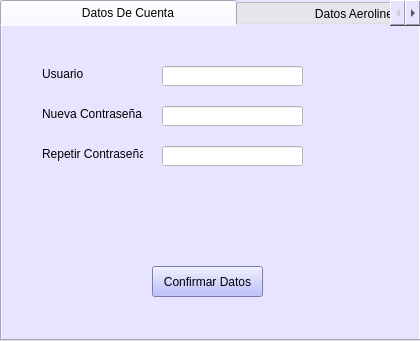
<?xml version="1.0" encoding="UTF-8"?>
<ui version="4.0">
 <class>Form</class>
 <widget class="QWidget" name="Form">
  <property name="geometry">
   <rect>
    <x>0</x>
    <y>0</y>
    <width>420</width>
    <height>341</height>
   </rect>
  </property>
  <property name="windowTitle">
   <string>AeroCamp</string>
  </property>
  <widget class="QTabWidget" name="tabWidget">
   <property name="geometry">
    <rect>
     <x>0</x>
     <y>0</y>
     <width>421</width>
     <height>341</height>
    </rect>
   </property>
   <property name="styleSheet">
    <string notr="true">background-color: rgb(232, 228, 255);</string>
   </property>
   <property name="currentIndex">
    <number>0</number>
   </property>
   <widget class="QWidget" name="tab">
    <attribute name="title">
     <string>                     Datos De Cuenta               </string>
    </attribute>
    <widget class="QLabel" name="label">
     <property name="geometry">
      <rect>
       <x>40</x>
       <y>40</y>
       <width>51</width>
       <height>16</height>
      </rect>
     </property>
     <property name="text">
      <string>Usuario</string>
     </property>
    </widget>
    <widget class="QLabel" name="label_2">
     <property name="geometry">
      <rect>
       <x>40</x>
       <y>80</y>
       <width>101</width>
       <height>16</height>
      </rect>
     </property>
     <property name="text">
      <string>Nueva Contraseña</string>
     </property>
    </widget>
    <widget class="QLabel" name="label_3">
     <property name="geometry">
      <rect>
       <x>40</x>
       <y>120</y>
       <width>101</width>
       <height>16</height>
      </rect>
     </property>
     <property name="text">
      <string>Repetir Contraseña</string>
     </property>
    </widget>
    <widget class="QLineEdit" name="lineEdit">
     <property name="enabled">
      <bool>false</bool>
     </property>
     <property name="geometry">
      <rect>
       <x>160</x>
       <y>40</y>
       <width>141</width>
       <height>20</height>
      </rect>
     </property>
     <property name="styleSheet">
      <string notr="true">background-color: rgb(255, 255, 255);</string>
     </property>
     <property name="frame">
      <bool>true</bool>
     </property>
     <property name="readOnly">
      <bool>false</bool>
     </property>
    </widget>
    <widget class="QLineEdit" name="lineEdit_2">
     <property name="geometry">
      <rect>
       <x>160</x>
       <y>80</y>
       <width>141</width>
       <height>20</height>
      </rect>
     </property>
     <property name="styleSheet">
      <string notr="true">background-color: rgb(255, 255, 255);</string>
     </property>
    </widget>
    <widget class="QLineEdit" name="lineEdit_3">
     <property name="geometry">
      <rect>
       <x>160</x>
       <y>120</y>
       <width>141</width>
       <height>20</height>
      </rect>
     </property>
     <property name="styleSheet">
      <string notr="true">background-color: rgb(255, 255, 255);</string>
     </property>
    </widget>
    <widget class="QPushButton" name="pushButton">
     <property name="geometry">
      <rect>
       <x>150</x>
       <y>240</y>
       <width>111</width>
       <height>31</height>
      </rect>
     </property>
     <property name="styleSheet">
      <string notr="true">background-color: rgb(170, 170, 255);</string>
     </property>
     <property name="text">
      <string>Confirmar Datos</string>
     </property>
    </widget>
   </widget>
   <widget class="QWidget" name="tab_2">
    <attribute name="title">
     <string>                    Datos Aerolinea               </string>
    </attribute>
    <widget class="QLabel" name="label_4">
     <property name="geometry">
      <rect>
       <x>50</x>
       <y>40</y>
       <width>91</width>
       <height>16</height>
      </rect>
     </property>
     <property name="text">
      <string>Nombre Aerolinea</string>
     </property>
    </widget>
    <widget class="QLabel" name="label_5">
     <property name="geometry">
      <rect>
       <x>50</x>
       <y>80</y>
       <width>81</width>
       <height>16</height>
      </rect>
     </property>
     <property name="text">
      <string>NIT. Aerolinea</string>
     </property>
    </widget>
    <widget class="QLabel" name="label_6">
     <property name="geometry">
      <rect>
       <x>50</x>
       <y>120</y>
       <width>71</width>
       <height>16</height>
      </rect>
     </property>
     <property name="text">
      <string>Ciudad</string>
     </property>
    </widget>
    <widget class="QLabel" name="label_7">
     <property name="geometry">
      <rect>
       <x>50</x>
       <y>160</y>
       <width>101</width>
       <height>16</height>
      </rect>
     </property>
     <property name="text">
      <string>Correo Electronico</string>
     </property>
    </widget>
    <widget class="QLabel" name="label_8">
     <property name="geometry">
      <rect>
       <x>50</x>
       <y>200</y>
       <width>71</width>
       <height>21</height>
      </rect>
     </property>
     <property name="text">
      <string>Telefono</string>
     </property>
    </widget>
    <widget class="QLineEdit" name="lineEdit_4">
     <property name="geometry">
      <rect>
       <x>180</x>
       <y>40</y>
       <width>131</width>
       <height>20</height>
      </rect>
     </property>
     <property name="styleSheet">
      <string notr="true">background-color: rgb(255, 255, 255);</string>
     </property>
    </widget>
    <widget class="QLineEdit" name="lineEdit_5">
     <property name="geometry">
      <rect>
       <x>180</x>
       <y>80</y>
       <width>131</width>
       <height>20</height>
      </rect>
     </property>
     <property name="styleSheet">
      <string notr="true">background-color: rgb(255, 255, 255);</string>
     </property>
    </widget>
    <widget class="QComboBox" name="comboBox">
     <property name="geometry">
      <rect>
       <x>180</x>
       <y>120</y>
       <width>131</width>
       <height>22</height>
      </rect>
     </property>
     <property name="styleSheet">
      <string notr="true">background-color: rgb(255, 255, 255);</string>
     </property>
    </widget>
    <widget class="QLineEdit" name="lineEdit_6">
     <property name="geometry">
      <rect>
       <x>180</x>
       <y>160</y>
       <width>131</width>
       <height>20</height>
      </rect>
     </property>
     <property name="styleSheet">
      <string notr="true">background-color: rgb(255, 255, 255);</string>
     </property>
    </widget>
    <widget class="QLineEdit" name="lineEdit_7">
     <property name="geometry">
      <rect>
       <x>180</x>
       <y>200</y>
       <width>131</width>
       <height>20</height>
      </rect>
     </property>
     <property name="styleSheet">
      <string notr="true">background-color: rgb(255, 255, 255);</string>
     </property>
    </widget>
    <widget class="QPushButton" name="pushButton_2">
     <property name="geometry">
      <rect>
       <x>150</x>
       <y>250</y>
       <width>111</width>
       <height>31</height>
      </rect>
     </property>
     <property name="styleSheet">
      <string notr="true">background-color: rgb(170, 170, 255);</string>
     </property>
     <property name="text">
      <string>Confirmar Datos</string>
     </property>
    </widget>
   </widget>
  </widget>
 </widget>
 <resources/>
 <connections/>
</ui>
